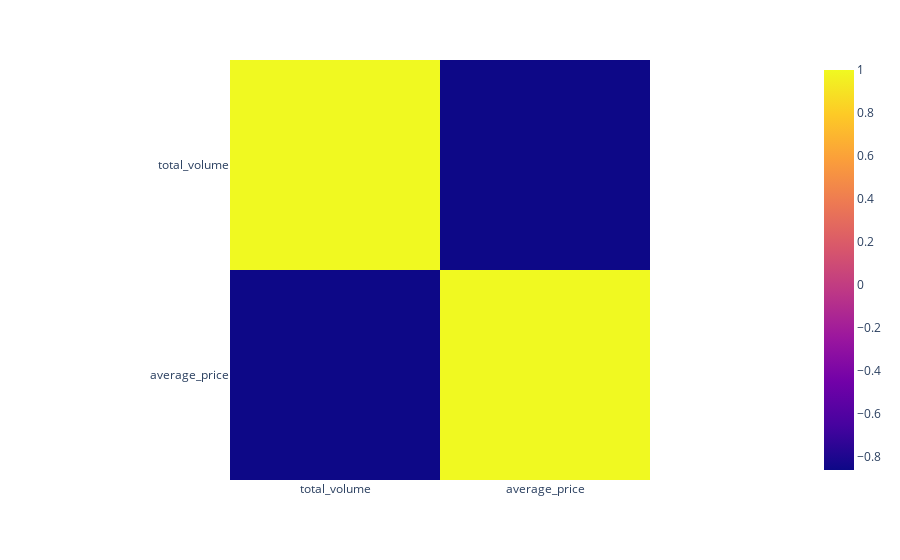

Notebook cell for this chart:
### Code cell
mask = (df.type == 'conventional') & (df.region=='TotalUS')

_df = df.loc[mask,['total_volume','average_price']]
_df = (_df/_df.shift(1)).add(-1).mul(100)

px.imshow(_df.corr())

### Figure 1 — Plotly figure (JSON) as saved in the notebook; plotly's stock layout.template omitted (floating-point values rounded to 4 significant figures)
{"data": [{"coloraxis": "coloraxis", "hovertemplate": "x: %{x}<br>y: %{y}<br>color: %{z}<extra></extra>", "name": "0", "type": "heatmap", "x": ["total_volume", "average_price"], "xaxis": "x", "y": ["total_volume", "average_price"], "yaxis": "y", "z": [[1, -0.8614], [-0.8614, 1]]}], "layout": {"coloraxis": {"colorscale": [[0, "#0d0887"], [0.1111, "#46039f"], [0.2222, "#7201a8"], [0.3333, "#9c179e"], [0.4444, "#bd3786"], [0.5556, "#d8576b"], [0.6667, "#ed7953"], [0.7778, "#fb9f3a"], [0.8889, "#fdca26"], [1, "#f0f921"]]}, "margin": {"t": 60}, "xaxis": {"anchor": "y", "constrain": "domain", "domain": [0, 1], "scaleanchor": "y"}, "yaxis": {"anchor": "x", "autorange": "reversed", "constrain": "domain", "domain": [0, 1]}}}
